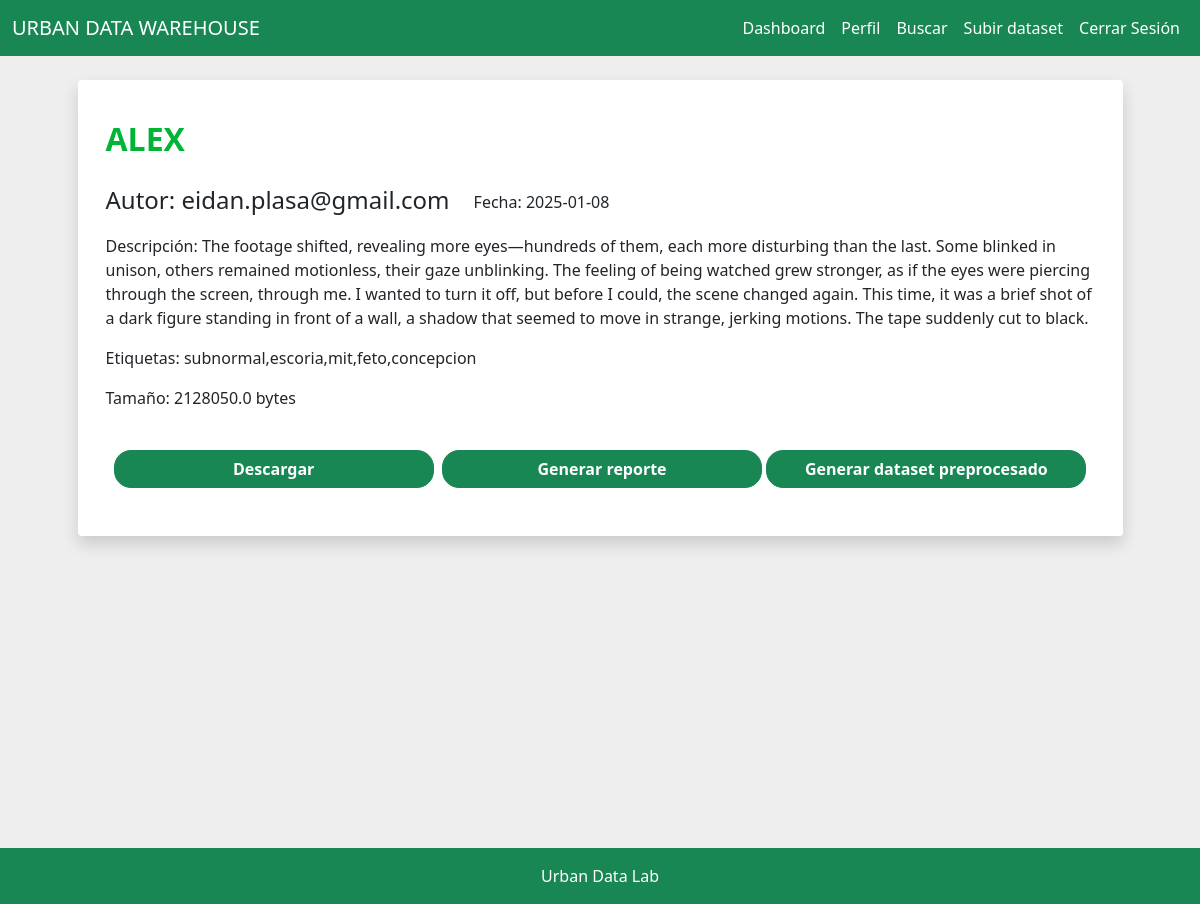
Page /view/20 (signed in) on the committed database.
### tables this page shows
CREATE TABLE datasets (
            id INTEGER PRIMARY KEY AUTOINCREMENT,
            user_id INTEGER NOT NULL,
            name TEXT NOT NULL,
            description TEXT,
            upload_date DATE NOT NULL,
            tag TEXT,
            size REAL,
            has_report BOOLEAN NOT NULL,
            FOREIGN KEY(user_id) REFERENCES users(id)
        );

CREATE TABLE users (
            id INTEGER PRIMARY KEY AUTOINCREMENT,
            username TEXT NOT NULL UNIQUE,
            password_hash TEXT NOT NULL
        );

### routes.py (the view, shortened to what this page needs)
@app.route('/view/<int:dataset_id>', methods=['GET', 'POST'])
@login_required
def view(dataset_id):
    db = get_db()
    cursor = db.cursor()
    cursor.execute('''
        SELECT datasets.id, datasets.name, datasets.description, datasets.upload_date, datasets.tag, datasets.size, datasets.has_report, users.username
        FROM datasets
        JOIN users ON datasets.user_id = users.id
        WHERE datasets.id = ?
    ''', (dataset_id,))
    dataset = cursor.fetchone()
    if not dataset:
        flash('dataset no encontrado.', 'danger')
        return redirect(url_for('search'))
    dataset_id, name, description, upload_date, tag, size, has_report, username = dataset
    dataset_tags = [t.strip().lower() for t in tag.split(',')]
    if 'viewed_tags' not in session:
        session['viewed_tags'] = []
    session['viewed_tags'].extend(dataset_tags)
    archivo_original = None
    extension = ""
    for file in os.listdir(DATASET_DIRECTORY):
        base, ext = os.path.splitext(file)
        if base == str(dataset_id):
            archivo_original = file
            extension = ext
            break
    ruta_original = os.path.join(DATASET_DIRECTORY, archivo_original) if archivo_original else None
    pdf_path = os.path.join(REPORT_DIRECTORY, f"{dataset_id}.pdf")
    pdf_exists = os.path.exists(pdf_path) and has_report == 1
    processed_path = os.path.join(PROCESSED_DIRECTORY, f"{dataset_id}.csv")
    processed_exists = os.path.exists(processed_path)
    return render_template('view.html',
                           dataset_id=dataset_id,
                           name=name,
                           description=description,
                           upload_date=upload_date,
                           tag=tag,
                           size=size,
                           username=username,
                           pdf_exists=pdf_exists,
                           processed_exists=processed_exists)

### __init__.py (called while the page is built)
def get_db():
    db = getattr(g, '_database', None)
    if db is None:
        db = g._database = sqlite3.connect(DATABASE)
    return db

@app.teardown_appcontext
def close_connection(exception):
    db = getattr(g, '_database', None)
    if db is not None:
        db.close()

### models.py (called while the page is built)
@login_manager.user_loader
def load_user(user_id):
    return User.get(user_id)

    @staticmethod
    def get(user_id):
        db = get_db()
        cursor = db.cursor()
        cursor.execute("SELECT * FROM users WHERE id = ?", (user_id,))
        user = cursor.fetchone()
        if not user:
            return None
        return User(id=user[0], username=user[1], password_hash=user[2])

### routes.py (called while the page is built)
@app.context_processor
def inject_js_files():
    js_folder = os.path.join(app.static_folder, 'js', 'choices')
    js_files = [f'js/choices/{file}' for file in os.listdir(js_folder) if file.endswith('.js')]
    return {'choices_js_files': js_files}

### templates/view.html (shortened to what this page needs)
{% extends "base.html" %}
{% block content %}
<div class="row justify-content-center">
    <div class="col-md-11 ">
        <div class="row">
            <div class="bg-white shadow rounded-1">
                <br>
                <div class="d-flex justify-content-start">
                    <h2 class="fw-bold ms-3 mt-3 mb-4 iverde">{{ name }}</h2>
                </div>
                <div class="ms-3 me-2 mt-1 mb-2">
                    <div class="d-flex">
                        <h4 class="">Autor: {{ username }}</h4>
                        <p class="ms-4 mt-1">Fecha: {{ upload_date }}</p>
                    </div>
                    <div class="mb-1 mt-1">
                        <p>Descripción: {{ description }}</p>
                    </div>
                    <p>Etiquetas: {{ tag }}</p>
                    <p>Tamaño: {{ size }} bytes</p>
                </div>
                <form method="POST" action="{{ url_for('view', dataset_id=dataset_id) }}">
                    <br/>
                    <div class="d-flex align-items-center ms-4 me-4">
                        <button type="submit" class="btn btn-success esperanza flex-grow-1 gordito ojo me-1 fw-bold" name="action" value="download">Descargar</button>
                        {% if not pdf_exists %}
                        <button type="submit" class="btn btn-success esperanza flex-grow-1 gordito ojo ms-1 fw-bold" name="action" value="report">Generar reporte</button>
                        {% else %}
                        <button type="submit" class="btn btn-secondary flex-grow-1 gordito ojo ms-1 fw-bold" disabled>Reporte generado</button>
                        {% endif %}
                        {% if not processed_exists %}
                        <button type="submit" class="btn btn-success esperanza flex-grow-1 gordito ojo ms-1 fw-bold" name="action" value="proccessed">Generar dataset preprocesado</button>
                        {% else %}
                        <button type="submit" class="btn btn-success esperanza flex-grow-1 gordito ojo ms-1 fw-bold" name="action" value="download_processed">Descargar dataset preprocesado</button>
                        {% endif %}
                    </div>
                    <br/>
                </form>
                <br>
            </div>
        </div>
    </div>
</div>
{% endblock %}

### static/basic.css (style rules this page uses)
:root { --principal: #03b600; --principal2:rgba(255, 255, 255, 0.256)d; --principallight: #5cab60d7; --secundario: #00b41e; --secundariolight: #63de7b6a; }
body { margin: 0; padding: 0; overflow-x: hidden; background-color: #eeeeee; }
.esperanza { border-radius: 17px; }
.gordito { width: 100%; }
.iverde { color: #00b436; }

### rows in the picture
datasets: name "ALEX", upload_date "2025-01-08", description "The footage shifted, revealing more eyes—hundreds of them, each more disturbing than the last. Some blinked in unison, others remained motionless, their gaze unblinking. The feeling of being watched grew stronger, as if the eyes were piercing through the screen, through me. I wanted to turn it off, but before I could, the scene changed again. This time, it was a brief shot of a dark figure standing in front of a wall, a shadow that seemed to move in strange, jerking motions. The tape suddenly cut to black.", tag "subnormal,escoria,mit,feto,concepcion", size "2128050.0"
users: username "eidan.plasa@gmail.com"
